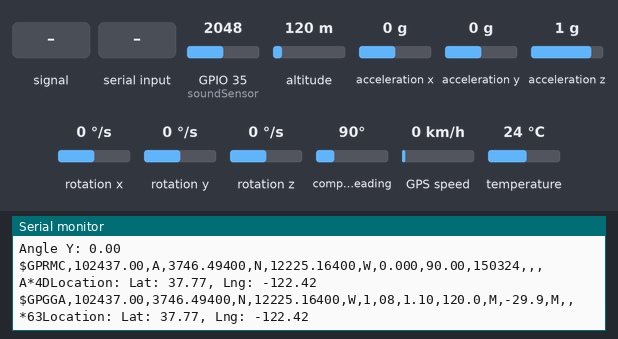
A sketch run on a simulated ESP32. Shown: the last lines printed to the serial monitor. The inputs (shaded band) are chosen by the test bench; at power-on: altitude 120 m, rotation y 0 °/s, GPIO 35 (soundSensor) = 2048, acceleration x 0 g, acceleration y 0 g, acceleration z 1 g, rotation x 0 °/s, rotation z 0 °/s, compass heading 90°, GPS speed 0 km/h, temperature 24 °C. WiFi joins after 1.5 s; servers stay silent unless stated; the GPS gets a fix after 3 s at 37.7749, -122.4194 with 8 satellites.

Above: at 7.5 s.
7.6 s: GPIO 35 (soundSensor) fed a 50 Hz sine of ±1228 counts around its level
9.8 s: altitude set to 280 m
At 10.9 s:
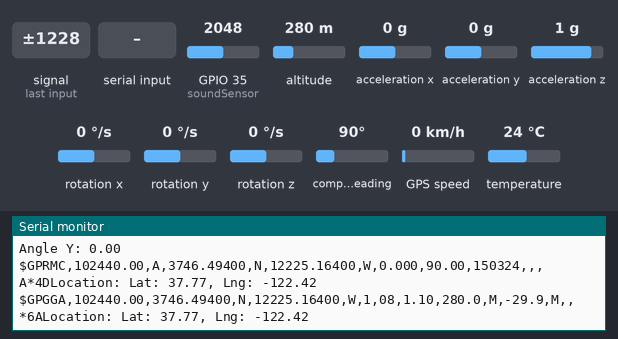
12.9 s: "1" received over the second serial link
At 14.2 s:
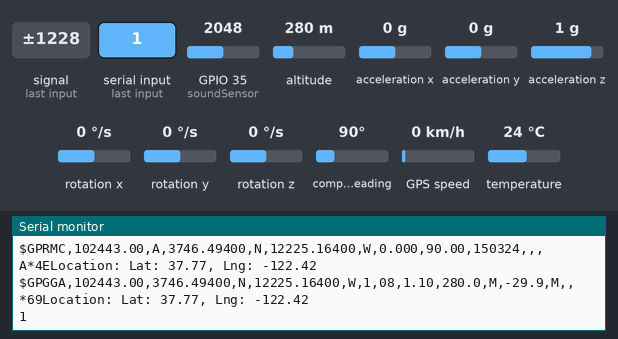
14.9 s: rotation y set to -192 °/s
At 16.2 s:
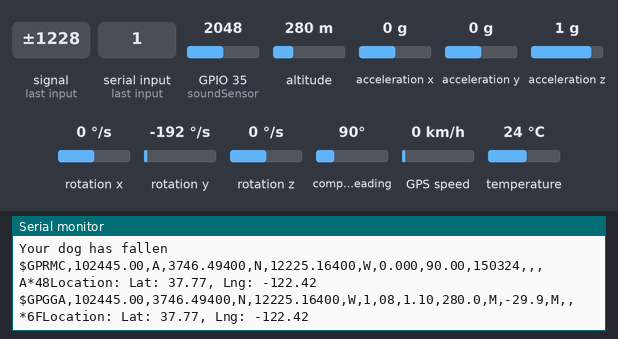
16.9 s: GPIO 35 (soundSensor) set to 2866
At 18.2 s:
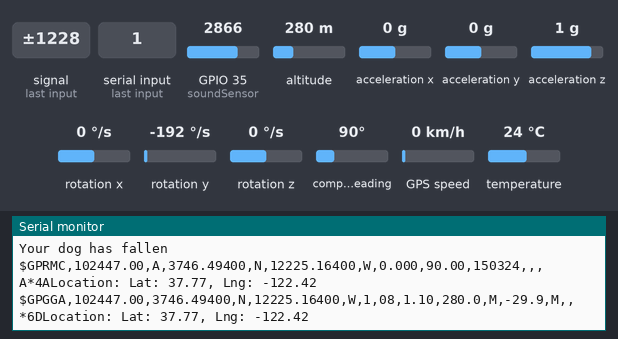
19.0 s: GPIO 35 (soundSensor) fed a 200 Hz sine of ±327 counts around its level
Timing chart, 0 to 21.5 s (numbered marks = the images above; inputs shaded):
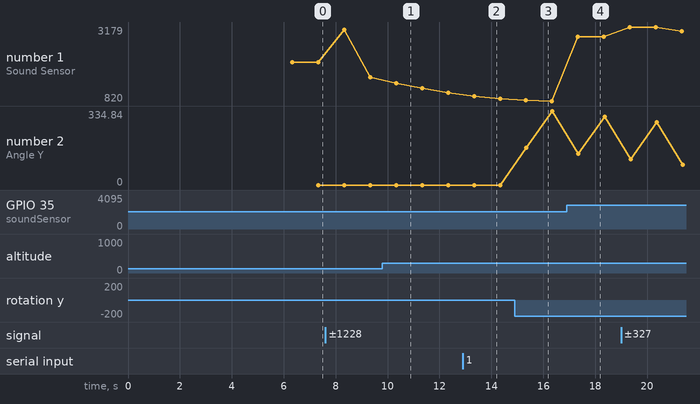

Measured:
- after the input at 9.8 s, the serial monitor: prints a new line after 0.61 s (image 1)
- after the input at 12.9 s, the serial monitor: prints a new line after 0.57 s (image 2)
- after the input at 14.9 s, the serial monitor: prints a new line after 0.45 s (image 3)
- after the input at 16.9 s, the serial monitor: prints a new line after 0.44 s (image 4)
- plotted number 1: 2048 → 1575 after the input at 7.6 s, 820 → 2866 after the input at 16.9 s, 2866 → 3050 after the input at 19.0 s
- plotted number 2: 0 → 334.84 after the input at 14.9 s

The sketch:

main.ino
```cpp
#include <Adafruit_MPU6050.h>
#include <Adafruit_Sensor.h>
#include <Wire.h>
#include "arduino_secrets.h"
#define BLYNK_TEMPLATE_ID SECRET_BLYNK_TEMPLATE_ID
#define BLYNK_TEMPLATE_NAME SECRET_BLYNK_TEMPLATE_NAME
#define BLYNK_AUTH_TOKEN SECRET_BLYNK_AUTH_TOKEN
#define soundSensor 35
#define maxDB 3000
#define BLYNK_PRINT Serial
#include <BlynkSimpleEsp32.h>
#include <TinyGPSPlus.h>
#include <HardwareSerial.h>

char auth[] = BLYNK_AUTH_TOKEN;
char ssid[] = SECRET_WIFI_SSID;
char pass[] = SECRET_WIFI_PASS;

TinyGPSPlus gps;

HardwareSerial mySerial(2);

Adafruit_MPU6050 mpu;

float angleY = 0;
float initialAngleY = 0;
float gyroBiasY = 0;
unsigned long lastTime = 0;

TaskHandle_t Task1;
TaskHandle_t Task2;
TaskHandle_t Task3;

void setup() {
  Serial.begin(115200);
  pinMode(soundSensor, INPUT);

  mySerial.begin(9600, SERIAL_8N1, 17, 16);
  delay(3000);

  Blynk.begin(auth, ssid, pass);
  while (Blynk.connect() == false) {
    Serial.println("Connecting to Blynk...");
    delay(1000);
  }
  Serial.println("Connected to Blynk");

  if (!mpu.begin()) {
    Serial.println("Sensor init failed");
    while (1) yield();
  }

  mpu.setGyroRange(MPU6050_RANGE_500_DEG);
  mpu.setFilterBandwidth(MPU6050_BAND_21_HZ);

  calibrateGyro();

  lastTime = millis();

  xTaskCreatePinnedToCore(
    readGyro,
    "Task1",
    10000,
    NULL,
    1,
    &Task1,
    0);

  xTaskCreatePinnedToCore(
    checkSound,
    "Task2",
    10000,
    NULL,
    2,
    &Task2,
    1);

  xTaskCreatePinnedToCore(
    readGPS,
    "Task3",
    10000,
    NULL,
    3,
    &Task3,
    1);
}

void loop() {
}

void readGyro(void * parameter) {
  while (1) {
    sensors_event_t a, g, temp;
    mpu.getEvent(&a, &g, &temp);

    unsigned long currentTime = millis();
    float dt = (currentTime - lastTime) / 1000.0;

    float gyroY = g.gyro.y - gyroBiasY;
    angleY += gyroY * dt;

    float deg = angleY * (180 / 3.14);

    deg = fmod(deg, 360.0);
    if (deg < 0) {
      deg += 360.0;
    }

    lastTime = currentTime;

    Serial.print("Angle Y: ");
    Serial.println(deg);

    if (deg > 90 && deg <= 270) {
      Serial.println("Your dog has fallen");
      Blynk.virtualWrite(V1, "Your dog has fallen");
    } else {
      Blynk.virtualWrite(V1, "Your dog is upright");
    }

    delay(1000);
  }
}

void checkSound(void * parameter) {
  while (1) {
    int sensorData = analogRead(soundSensor);
    Serial.print("Sound Sensor: ");
    Serial.println(sensorData);

    if (sensorData > maxDB) {
      Serial.println(".................................................................................Too loud");
      Blynk.virtualWrite(V0, "Too loud");
    } else {
      Blynk.virtualWrite(V0, "Acceptable Amount");
    }

    delay(1000);
  }
}

void readGPS(void * parameter) {
  while (1) {
    while (mySerial.available() > 0) {
      char c = mySerial.read();
      Serial.write(c);
      if (gps.encode(c)) {
        displayInfo();
      }
    }

    if (millis() > 5000 && gps.charsProcessed() < 10) {
      Serial.println(F("No GPS detected: check wiring."));
      while (true);
    }

    delay(1000);
  }
}

void displayInfo() {
  Serial.print(F("Location: "));
  if (gps.location.isValid()) {
    Serial.print("Lat: ");
   double lat= gps.location.lat();
   Serial.print(lat);
    Blynk.virtualWrite(V2,lat);
    Serial.print(F(", Lng: "));
   double lng= gps.location.lng();
   Serial.print(lng);
    Blynk.virtualWrite(V3,lng);
    Serial.println();
  } else {
    Serial.print(F("INVALID"));
  }
}

void updateSerial() {
  delay(500);
  while (Serial.available()) {
    mySerial.write(Serial.read());
  }
  while (mySerial.available()) {
    Serial.write(mySerial.read());
  }
}

void calibrateGyro() {
  const int numReadings = 100;
  float sumY = 0;

  for (int i = 0; i < numReadings; i++) {
    sensors_event_t a, g, temp;
    mpu.getEvent(&a, &g, &temp);
    sumY += g.gyro.y;
    delay(10);
  }

  gyroBiasY = sumY / numReadings;
  Serial.print("Gyro Bias Y: ");
  Serial.println(gyroBiasY);
}
```
